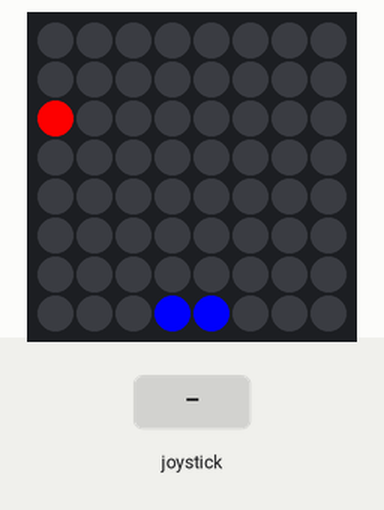
A program run on a simulated Raspberry Pi (BCM pin numbers) with a Sense HAT. Shown: the Sense HAT's 8×8 RGB LED matrix. Inputs (shaded band) come from the test bench. Random numbers come from a fixed seed; the 64×8 strip is a reading aid, not a part: it shows the text the matrix is scrolling, unrolled, one strip-width of it at a time. At 14.6 s the program stops and its outputs stay as they are.

Above: at 1.2 s.
1.3 s: joystick pushed right
At 1.82 s:
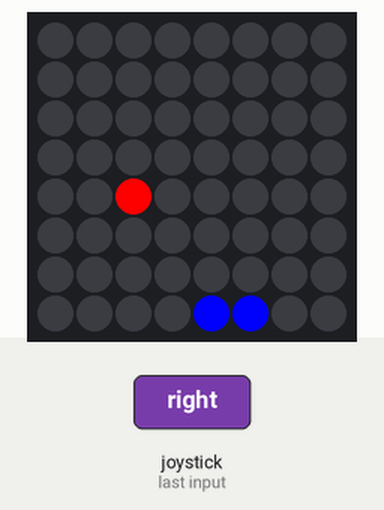
4.3 s: joystick pushed left
At 4.64 s:
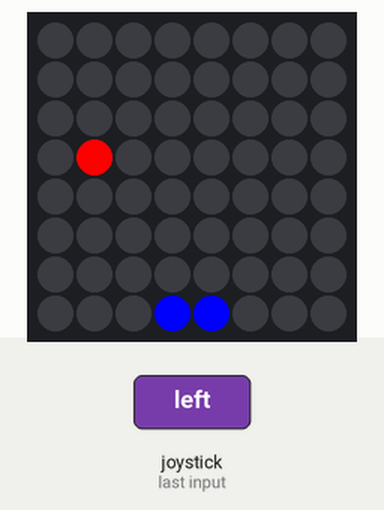
7.3 s: joystick pushed left
At 7.85 s:
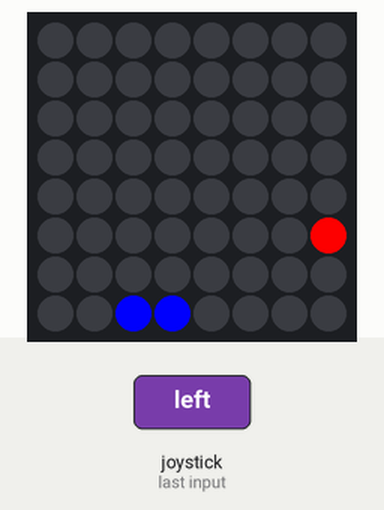

The program:

Pong.py
```python
from sense_hat import SenseHat
from time import sleep
from random import randint
import random


sense = SenseHat()
speed = 0.4
basket = [7,4]
score = 0
up_down = 1


w = (0,0,0)
r = (255,0,0)
b = (0,0,255)
game_space = [w,w,w,w,w,w,w,w,
              w,w,w,w,w,w,w,w,
              w,w,w,w,w,w,w,w,
              w,w,w,w,w,w,w,w,
              w,w,w,w,w,w,w,w,
              w,w,w,w,w,w,w,w,
              w,w,w,w,w,w,w,w,
              w,w,w,b,b,w,w,w]

def update_space(x, y, colour):
  #index element from coordinate
  p = 8 * x + y
  game_space[p] = colour
  sense.set_pixels(game_space)


def left(event):
  if event.action == 'pressed' or event.action == 'held':
    #the basket reached the left side
    if (basket[0] - 1 == 0):
      pass
    #move basket one position left
    else:
      update_space(basket[0], basket[1], w)
      basket[1] -= 1
      update_space(basket[0], basket[1] - 1, b)

def right(event):
  if event.action == 'pressed' or event.action == 'held':
    #the basket reached the right side
    if basket[1] + 1 == 8:
      pass
    #move basket one position left
    else:
      update_space(basket[0], basket[1] - 1, w)
      basket[1] += 1
      update_space(basket[0], basket[1], b)

sense.stick.direction_left = left
sense.stick.direction_right = right

sense.clear()
sense.set_pixels(game_space)
game_alive = True

while game_alive:
  #initialize position and direction of the ball
  #(x,y) – ball coordinate, d - direction
  x = 0
  y = random.randint(0,7)
  # random.choice() – randomly selects a value from a list
  d = random.choice([-1,1])
  #put the ball into the game space
  update_space(x, y, r)

  #while the ball is in the game space
  while True:
    sleep(speed)
    update_space(x, y, w)
    #ball is on the edge of x dimension
    if x == 7:
      if y == basket[1] - 1 or y == basket[1]:
        #ball is in the basket
        update_space(x, y, b)
        score += 1
        up_down = -1
        d*=-1
      else:
        #ball is out of the space
        game_alive = False
        break

    if x==0:
      up_down =1
    #ball reached the right side of the space
    if y == 7 and d == 1:
      d = -1
    #ball reached the left side of the space
    elif y == 0 and d == -1:
      d = 1

    y += d
    x += up_down
    update_space(x, y, r)


sense.clear()
sense.show_message("Game over!", scroll_speed=0.05, back_colour=w)
sense.show_message("Score: " + str(score), scroll_speed=0.05,
back_colour=w)
```

Measured:
- what the display in image 0 shows lasts 0.4 s, from 0.8 s to 1.2 s
